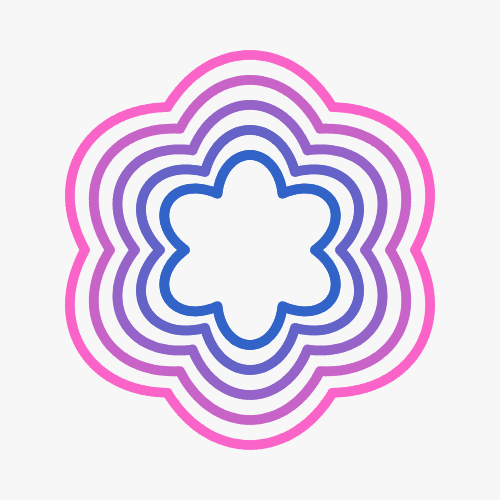
Frame 1 (no input)
Frame 60 (no input): identical to frame 1, image omitted
Frame 120 (the mouse pressed at the canvas centre since frame 60): identical to frame 1, image omitted

The p5.js sketch that drew this single still picture (run headless with seeded random() and noise() and a simulated clock; from frame 60 on, the mouse is pressed at the canvas centre):

// p5.js sketch
// ── sketch.js
function setup() {
  createCanvas(500, 500);
}

function draw() {
  background(247);

  let d = 10;
  let num = 360;

  push();
  translate(width / 2, height / 2);

  noStroke();

  for (let j = 1; j <= 5; j++) {
    fill(50 * j, 100, 200);

    for (let i =0; i < num; i++) {
      let R = (40 + 25 * j) + 30 * abs(sin(radians(i * 3)));
      let x = R * cos(radians(360 * i /num));
      let y = R * sin(radians(360 * i /num));

      circle(x, y, d);
    }
  }

  pop();
}
